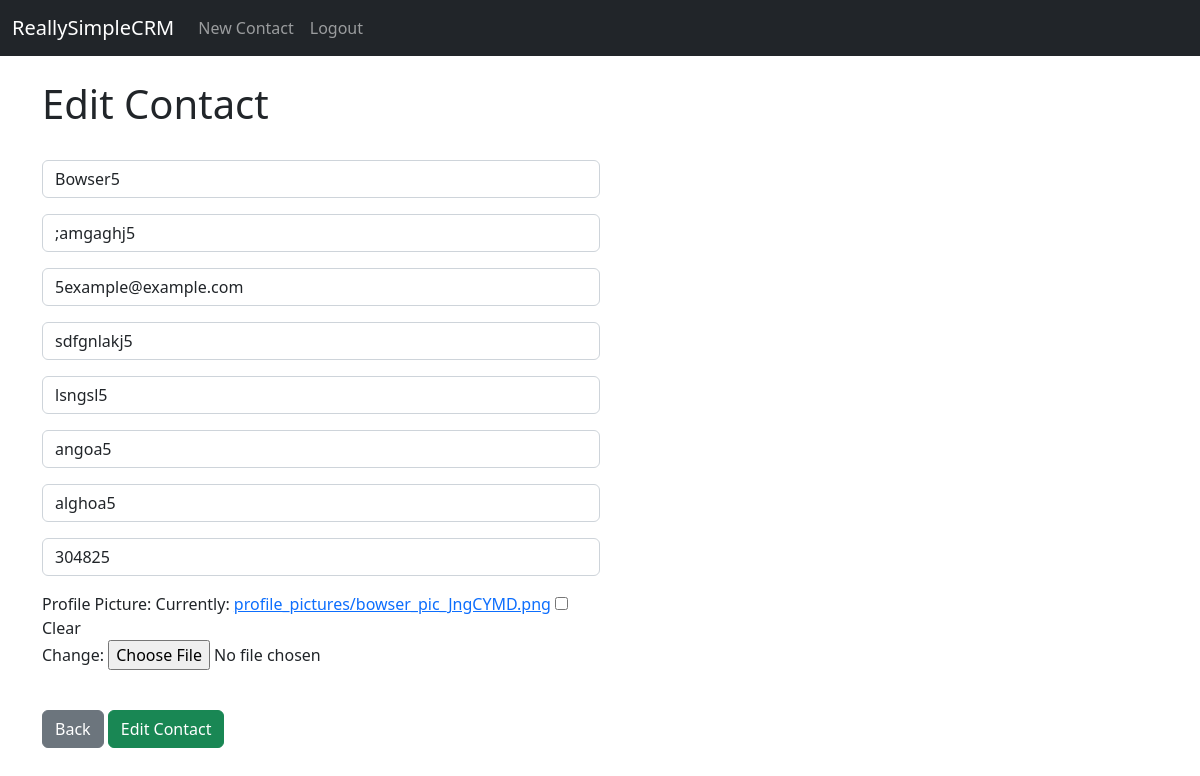
Before: /contact_update/33 (signed in) with the older database file.
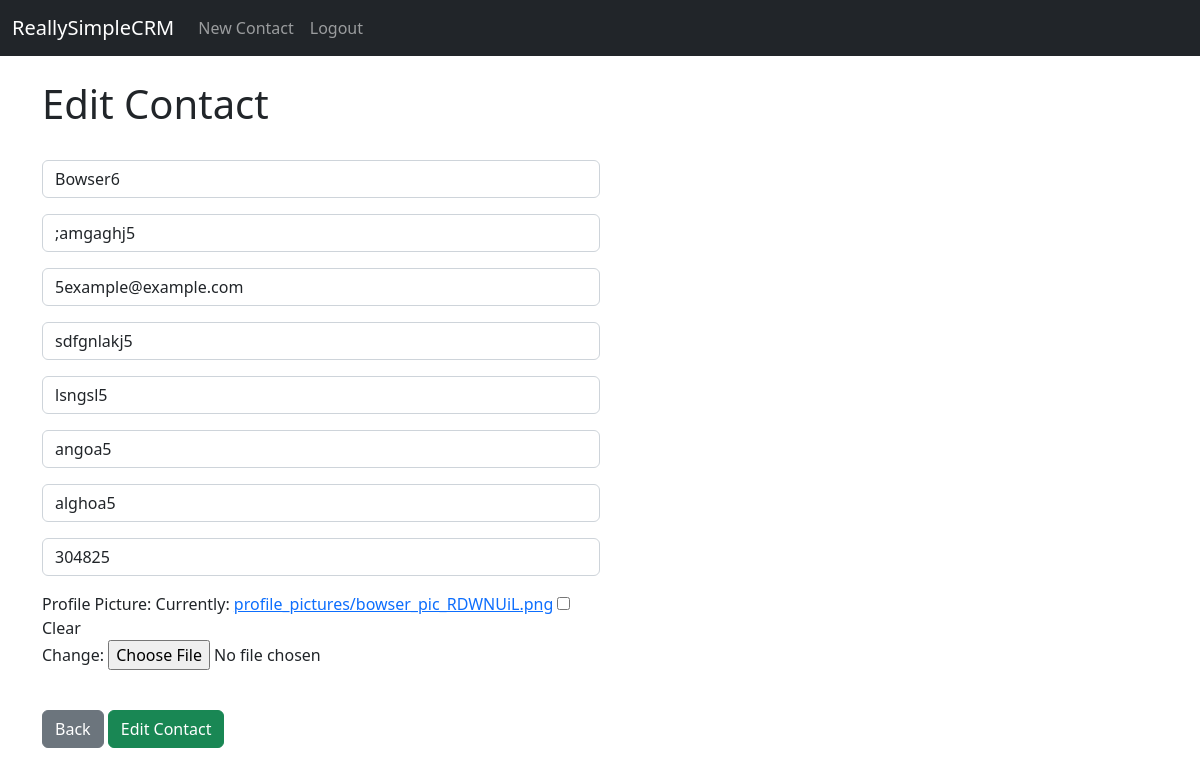
After: the same page with the newer database file.
### reallysimplecrm/models.py (models this page shows, shortened)
class Contact(models.Model):
    created_at = models.DateTimeField(auto_now_add=True)
    user = models.ForeignKey(User, on_delete=models.CASCADE)
    first_name = models.CharField(max_length=100)
    last_name = models.CharField(max_length=100)
    email = models.EmailField(blank=True, null=True)
    address_line_1 = models.CharField(max_length=100, blank=True, null=True)
    address_line_2 = models.CharField(max_length=100, blank=True, null=True)
    city = models.CharField(max_length=100, blank=True, null=True)
    state = models.CharField(max_length=100, blank=True, null=True)
    zipcode = models.CharField(max_length=10, blank=True, null=True)
    profile_picture = models.ImageField(upload_to='profile_pictures/', blank=True, null=True, default='profile_pictures/default.png')
    updated_at = models.DateTimeField(auto_now=True)

### reallysimplecrm/views.py (the view)
# urls.py: path('contact_update/<int:pk>', views.contact_update, name='contact_update'),
def contact_update(request, pk):
    if request.user.is_authenticated:
        current_contact = Contact.objects.get(id=pk)
        if request.method == "POST":
            form = NewContactForm(request.POST, request.FILES, instance=current_contact)
            if form.is_valid():
                updated_contact = form.save(commit=False)
                updated_contact.updated_at = timezone.now()  # Set the updated_at field with the current time
                if 'profile_picture-clear' in request.POST and request.POST['profile_picture-clear'] == 'on':
                    updated_contact.profile_picture = 'profile_pictures/default.png'
                elif request.FILES.get('profile_picture'):
                    updated_contact.profile_picture = request.FILES['profile_picture']
                updated_contact.save()
                messages.success(request, "Contact Has Been Updated!")
                return redirect('home')
        else:
            form = NewContactForm(instance=current_contact)
        return render(request, 'contact_update.html', {'form': form})
    else:
        messages.success(request, "You Must Be Logged In To Edit A Contact...")
        return redirect('home')

### reallysimplecrm/templates/contact_update.html (shortened to what this page needs)
{% extends 'base.html' %}
{% block content %}
<div class="col-md-6 offset-med-3">
<h1>Edit Contact</h1>
<br />
<form method="POST" enctype="multipart/form-data">
    {{ form.as_p }}
<br />
<a href="{% url 'home' %}" class="btn btn-secondary">Back</a>
<button type="submit" class="btn btn-success">Edit Contact</button>
</form>
</div>
{% endblock %}

Changed rows visible on the page:
changed Contact ";amgaghj5": first_name "Bowser5" → "Bowser6"
Other visible differences:
text no longer shown: "Profile Picture: Currently: profile_pictures/bowser_pic_JngCYMD.png Clear Change:"
text now shown: "Profile Picture: Currently: profile_pictures/bowser_pic_RDWNUiL.png Clear Change:"
